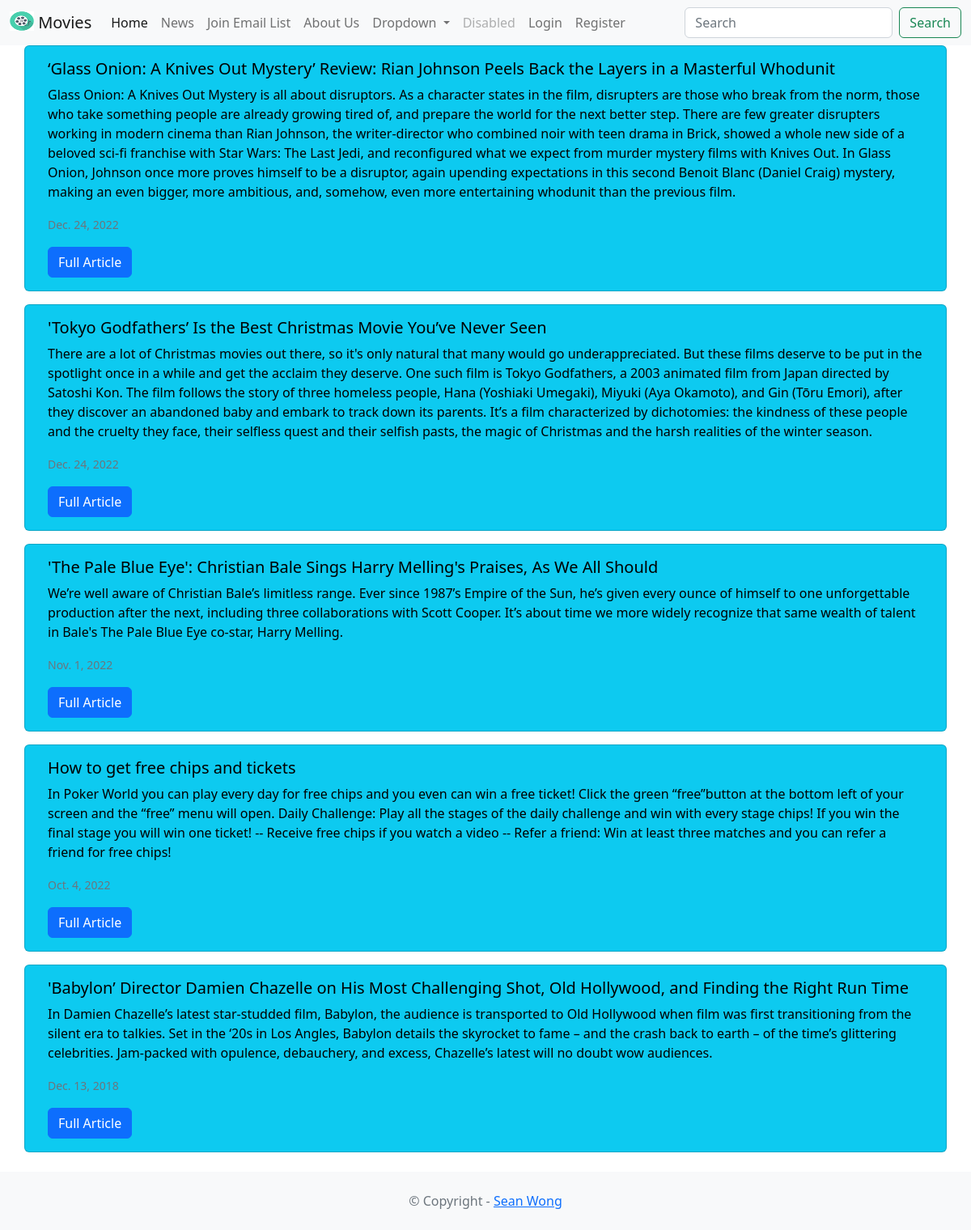
Page /news/ on the committed database.
### news/models.py (models this page shows, shortened)
class New(models.Model):
    headline = models.CharField(max_length=250)
    body = models.TextField()
    date = models.DateField()
    url_source = models.URLField(blank = True, null = True)

### news/views.py (the view)
# urls.py: path('news/', include("news.urls")),
def news(request):
    news=New.objects.all().order_by('-date')
    context = {"news":news}
    return render(request, 'news/news.html', context)

### news/templates/news/news.html
{% extends 'base.html' %}
{% block content %}
{% for article in news %}
<div class="container card text-bg-info text-justify mb-3" style="max-width: auto;">
    <div class="row g-0">
        <div class="card-body">
          <h5 class="card-title">{{article.headline}}</h5>
          <p class="card-text">{{article.body}}</p>
          <p class="text-muted"><small>{{article.date}}</small></p>
          <a href="{{article.url_source}}" class="btn btn-primary">Full Article</a>
        </div>
    </div>
  </div>
 {% endfor %}
 {% endblock content %}

### rows in the picture
New: headline "‘Glass Onion: A Knives Out Mystery’ Review: Rian Johnson Peels Back the Layers in a Masterful Whodunit", body "Glass Onion: A Knives Out Mystery is all about disruptors. As a character states in the film, disrupters are those who break from the norm, those who take something people are already growing tired of, and prepare the world for the next better step. There are few greater disrupters working in modern cinema than Rian Johnson, the writer-director who combined noir with teen drama in Brick, showed a whole new side of a beloved sci-fi franchise with Star Wars: The Last Jedi, and reconfigured what we expect from murder mystery films with Knives Out. In Glass Onion, Johnson once more proves himself to be a disruptor, again upending expectations in this second Benoit Blanc (Daniel Craig) mystery,…", date "Dec. 24, 2022"
New: headline "'Tokyo Godfathers’ Is the Best Christmas Movie You’ve Never Seen", body "There are a lot of Christmas movies out there, so it's only natural that many would go underappreciated. But these films deserve to be put in the spotlight once in a while and get the acclaim they deserve. One such film is Tokyo Godfathers, a 2003 animated film from Japan directed by Satoshi Kon. The film follows the story of three homeless people, Hana (Yoshiaki Umegaki), Miyuki (Aya Okamoto), and Gin (Tōru Emori), after they discover an abandoned baby and embark to track down its parents. It’s a film characterized by dichotomies: the kindness of these people and the cruelty they face, their selfless quest and their selfish pasts, the magic of Christmas and the harsh realities of the…", date "Dec. 24, 2022"
New: headline "'The Pale Blue Eye': Christian Bale Sings Harry Melling's Praises, As We All Should", body "We’re well aware of Christian Bale’s limitless range. Ever since 1987’s Empire of the Sun, he’s given every ounce of himself to one unforgettable production after the next, including three collaborations with Scott Cooper. It’s about time we more widely recognize that same wealth of talent in Bale's The Pale Blue Eye co-star, Harry Melling.", date "Nov. 1, 2022"
New: headline "How to get free chips and tickets", body "In Poker World you can play every day for free chips and you even can win a free ticket! Click the green “free”button at the bottom left of your screen and the “free” menu will open. Daily Challenge: Play all the stages of the daily challenge and win with every stage chips! If you win the final stage you will win one ticket! -- Receive free chips if you watch a video -- Refer a friend: Win at least three matches and you can refer a friend for free chips!", date "Oct. 4, 2022"
New: headline "'Babylon’ Director Damien Chazelle on His Most Challenging Shot, Old Hollywood, and Finding the Right Run Time", body "In Damien Chazelle’s latest star-studded film, Babylon, the audience is transported to Old Hollywood when film was first transitioning from the silent era to talkies. Set in the ‘20s in Los Angles, Babylon details the skyrocket to fame – and the crash back to earth – of the time’s glittering celebrities. Jam-packed with opulence, debauchery, and excess, Chazelle’s latest will no doubt wow audiences.", date "Dec. 13, 2018"
